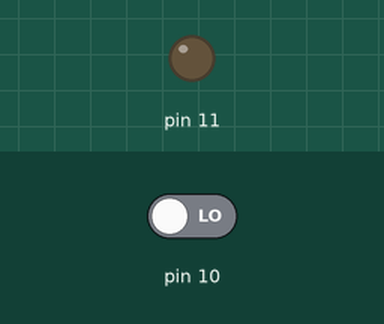
The sketch below on a simulated Arduino Uno, built with avr-gcc and run on an emulated ATmega328P. Shown: output pins drawn as LEDs (lit = HIGH). The test bench sets the inputs (shaded band); at power-on: pin 10 LOW.

Above: at 1.2 s.
1.3 s: pin 10 driven HIGH
At 1.6 s:
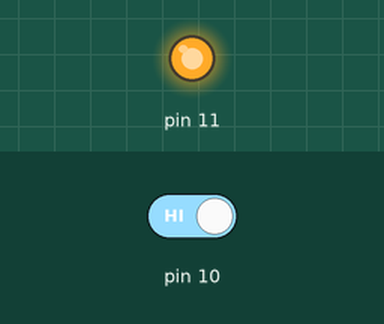
2.8 s: pin 10 driven LOW
At 4.0 s:
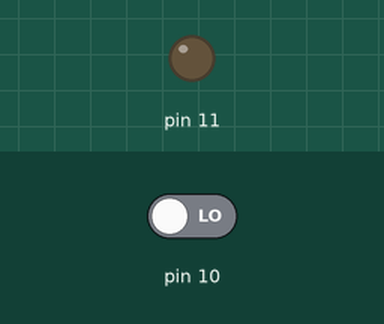
Timing chart, 0 to 5.8 s (numbered marks = the images above; inputs shaded):
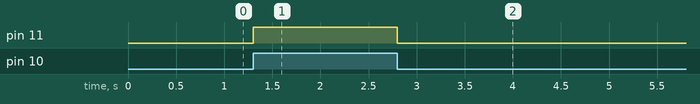

The sketch:

sketch_jan10a.ino
```cpp
void setup() {
  // put your setup code here, to run once:
  pinMode(11,OUTPUT);
  pinMode(10,INPUT);
}

void loop() {
  // put your main code here, to run repeatedly:
if(digitalRead(10)==HIGH)
{
  digitalWrite(11,HIGH);
}
else
{digitalWrite(11,LOW);
}
}
```

Measured:
- after the input at 1.3 s, pin 11: LOW → HIGH at once
- after the input at 2.8 s, pin 11: HIGH → LOW at once
